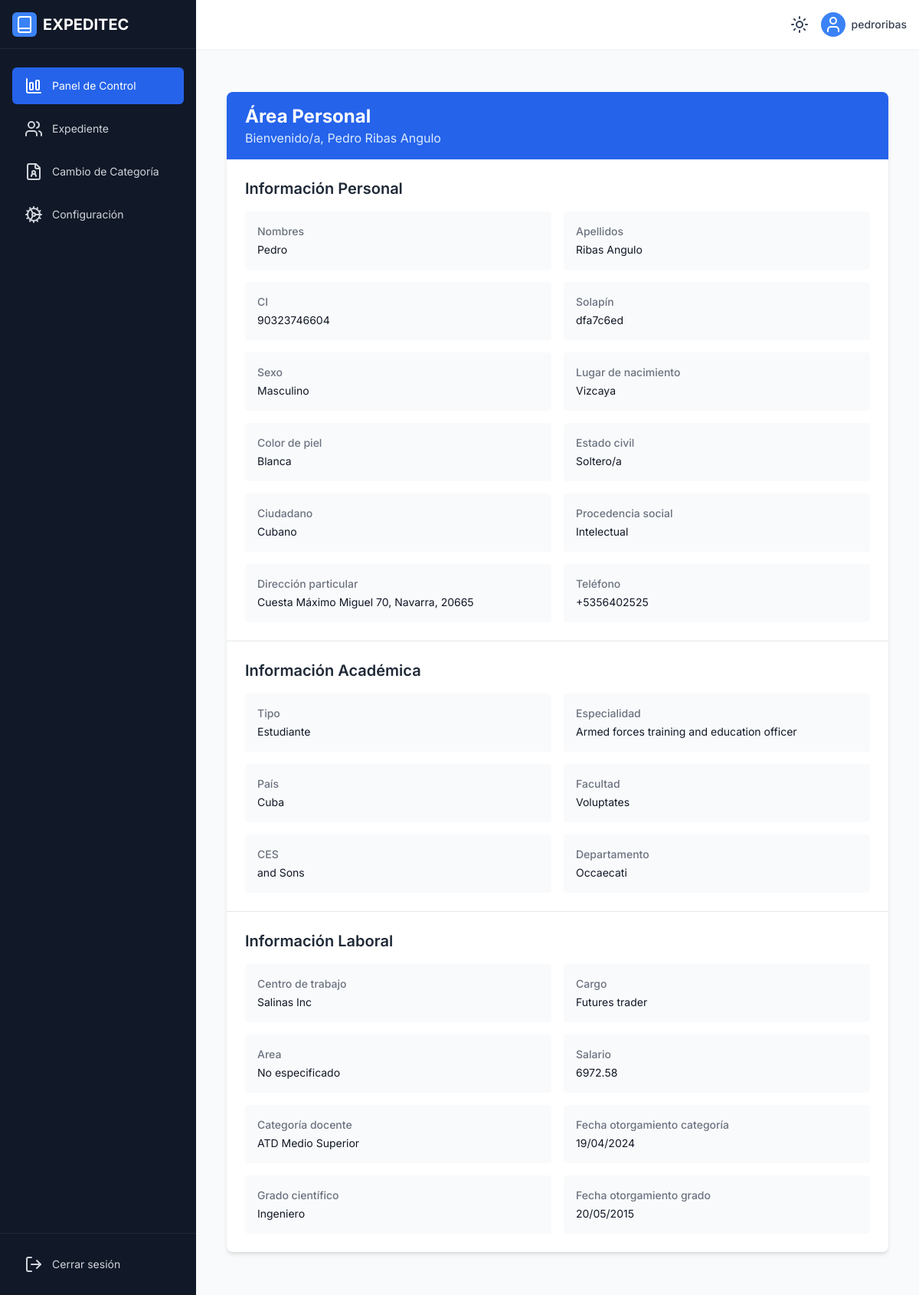
Screenshot of /aspirante/ (signed in) with the database file from the repository.
### Administrador/models.py (models this page shows, shortened)
class Aspirante(models.Model):
    userid = models.OneToOneField(User,on_delete=models.CASCADE,null=False)
    TIPO_CHOICES2 = [
        ('Profesor', 'Profesor'),
        ('Estudiante', 'Estudiante'),
    ]
    tipo = models.CharField(
        max_length=10,
        verbose_name='Tipo de aspirante',
        choices=TIPO_CHOICES2,
        null=False,
    )
    nombres = models.CharField(max_length=100, verbose_name='Nombres')
    primer_apellido = models.CharField(max_length=100, verbose_name='Primer apellido',null=False)
    segundo_apellido = models.CharField(
        max_length=100,
        verbose_name='Segundo apellido',
        blank=True,
        null=True,
    )
    sexo = models.CharField(
        max_length=1,
        verbose_name='Sexo',null=False
    )
    ci = models.CharField(
        max_length=11,
        unique=True,
        verbose_name='Carné de identidad',null=False
    )
    lugar_nacimiento = models.CharField(
        max_length=100,
        verbose_name='Lugar de nacimiento',null=False
    )
    color_piel = models.CharField(
        max_length=10,
        verbose_name='Color de piel',null=False
    )
    estado_civil = models.CharField(
        max_length=10,
        verbose_name='Estado civil',null=False
    )
    ciudadano = models.CharField(
        max_length=100,
        verbose_name='Ciudadano',
        help_text="Solo se permiten letras y espacios",null=False
    )
    procedencia_social = models.CharField(
        max_length=15,
        verbose_name='Procedencia social',null=False
    )
    especialidad = models.CharField(
        max_length=100,
        verbose_name='Especialidad',null=False
    )
    pais = models.CharField(
        max_length=100,
        verbose_name='País',
        help_text="Solo se permiten letras y espacios",null=False
    )
    centro = models.CharField(
        max_length=100,
        verbose_name='Centro de trabajo/estudio',null=False
    )
    cargo = models.CharField(
        max_length=100,
        verbose_name='Cargo',null=False
    )
    area = models.TextField(null=True)
    facultad = models.CharField(
        max_length=100,
        verbose_name='Facultad',null=False
    )
    ces = models.CharField(
        max_length=100,
        verbose_name='CES',null=False
    )
    departamento = models.CharField(
        max_length=100,
        verbose_name='Departamento',null=False
    )
    salario = models.DecimalField(
        max_digits=10,
        decimal_places=2,
        validators=[MinValueValidator(0)],
        verbose_name='Salario',null=False
    )
    categoria_docente = models.CharField(
        max_length=10,
        blank=True,
        null=True,
        verbose_name='Categoría docente'
    )
    fecha_otorgamiento_categoria = models.DateField(
        blank=True,
        null=True,
        verbose_name='Fecha de otorgamiento de categoría'
    )
    direccion = models.TextField(
        max_length=500,
        verbose_name='Dirección particular',null=False
    )
    grado_cientifico = models.CharField(
        max_length=10,
        blank=True,
        null=True,
        verbose_name='Grado científico'
    )
    fecha_otorgamiento_grado = models.DateField(
        blank=True,
        null=True,
        verbose_name='Fecha de otorgamiento de grado científico'
    )
    telefono = models.CharField(
        max_length=20,
        verbose_name='Teléfono',null=False
    )
    solapin = models.CharField(
        max_length=50,
        verbose_name='Solapín',null=False,
        unique=True
    )
    tribunal = models.BooleanField(null=True,default=False)
    class Meta:
        verbose_name = 'Aspirante'
        verbose_name_plural = 'Aspirantes'
        ordering = ['nombres', 'primer_apellido']

### Aspirante/views.py (the view)
# urls.py: path('', views.AspiranteDashboardView.as_view(),name='aspirante_dashboard'),
class AspiranteDashboardView(View):
    def get(self, request):
        try:
            aspirante = Admin_models.Aspirante.objects.get(userid=request.user)
            datos_personales = {
                'Nombres': aspirante.nombres,
                'Apellidos': f"{aspirante.primer_apellido} {aspirante.segundo_apellido or ''}",
                'CI': aspirante.ci,
                'Solapín': aspirante.solapin,
                'Sexo': aspirante.sexo,
                'Lugar de nacimiento': aspirante.lugar_nacimiento,
                'Color de piel': aspirante.color_piel,
                'Estado civil': aspirante.estado_civil,
                'Ciudadano': aspirante.ciudadano,
                'Procedencia social': aspirante.procedencia_social,
                'Dirección particular': aspirante.direccion,
                'Teléfono': aspirante.telefono,
            }
            datos_academicos = {
                'Tipo': aspirante.tipo,
                'Especialidad': aspirante.especialidad,
                'País': aspirante.pais,
                'Facultad': aspirante.facultad,
                'CES': aspirante.ces,
                'Departamento': aspirante.departamento,
            }
            datos_laborales = {
                'Centro de trabajo': aspirante.centro,
                'Cargo': aspirante.cargo,
                'Area':aspirante.area,
                'Salario': f"{aspirante.salario:.2f}",
                'Categoría docente': aspirante.categoria_docente if aspirante.categoria_docente else 'No aplica',
                'Fecha otorgamiento categoría': aspirante.fecha_otorgamiento_categoria.strftime('%d/%m/%Y') if aspirante.fecha_otorgamiento_categoria else 'No aplica',
                'Grado científico': aspirante.grado_cientifico if aspirante.grado_cientifico else 'No aplica',
                'Fecha otorgamiento grado': aspirante.fecha_otorgamiento_grado.strftime('%d/%m/%Y') if aspirante.fecha_otorgamiento_grado else 'No aplica',
            }
            context = {
                'Dashboard':True,
                'aspirante': aspirante,
                'datos_personales': datos_personales,
                'datos_academicos': datos_academicos,
                'datos_laborales': datos_laborales,
                'full_name': f"{aspirante.nombres} {aspirante.primer_apellido} {aspirante.segundo_apellido or ''}",
            }
            return render(request, 'Aspirante/dashboard_aspirante.html', context)
        except Exception as e:
            return Login_views.redirigir_usuario(request)

### template/Aspirante/dashboard_aspirante.html
{% extends 'Aspirante/aspirante_base.html' %}
{% load static %}
{% block contenido %}
<div class="container mx-auto px-4 py-8">
    <div class="bg-white dark:bg-gray-800 rounded-lg shadow-md overflow-hidden transition-colors duration-300">
        <div class="bg-blue-600 dark:bg-blue-800 px-6 py-4">
            <h1 class="text-2xl font-bold text-white">Área Personal</h1>
            <p class="text-blue-100 dark:text-blue-200">Bienvenido/a, {{ full_name }}</p>
        </div>
        <div class="p-6 border-b border-gray-200 dark:border-gray-700">
            <h2 class="text-xl font-semibold mb-4 text-gray-800 dark:text-gray-200">Información Personal</h2>
            <div class="grid grid-cols-1 md:grid-cols-2 gap-4">
                {% for key, value in datos_personales.items %}
                <div class="bg-gray-50 dark:bg-gray-700/50 p-4 rounded transition-colors duration-200 hover:bg-gray-100 dark:hover:bg-gray-700">
                    <p class="text-sm font-medium text-gray-500 dark:text-gray-400">{{ key }}</p>
                    <p class="mt-1 text-sm text-gray-900 dark:text-gray-100">{{ value|default:"No especificado" }}</p>
                </div>
                {% endfor %}
            </div>
        </div>
        <div class="p-6 border-b border-gray-200 dark:border-gray-700">
            <h2 class="text-xl font-semibold mb-4 text-gray-800 dark:text-gray-200">Información Académica</h2>
            <div class="grid grid-cols-1 md:grid-cols-2 gap-4">
                {% for key, value in datos_academicos.items %}
                <div class="bg-gray-50 dark:bg-gray-700/50 p-4 rounded transition-colors duration-200 hover:bg-gray-100 dark:hover:bg-gray-700">
                    <p class="text-sm font-medium text-gray-500 dark:text-gray-400">{{ key }}</p>
                    <p class="mt-1 text-sm text-gray-900 dark:text-gray-100">{{ value|default:"No especificado" }}</p>
                </div>
                {% endfor %}
            </div>
        </div>
        <div class="p-6">
            <h2 class="text-xl font-semibold mb-4 text-gray-800 dark:text-gray-200">Información Laboral</h2>
            <div class="grid grid-cols-1 md:grid-cols-2 gap-4">
                {% for key, value in datos_laborales.items %}
                <div class="bg-gray-50 dark:bg-gray-700/50 p-4 rounded transition-colors duration-200 hover:bg-gray-100 dark:hover:bg-gray-700">
                    <p class="text-sm font-medium text-gray-500 dark:text-gray-400">{{ key }}</p>
                    <p class="mt-1 text-sm text-gray-900 dark:text-gray-100">{{ value|default:"No especificado" }}</p>
                </div>
                {% endfor %}
            </div>
        </div>
    </div>
</div>
{% endblock %}

### template/Aspirante/aspirante_base.html (shortened to what this page needs)
{% extends 'base.html' %}
{% block sidebar %}
    <li>
        <a href="{% url 'aspirante_dashboard' %}">
            <button class="w-full flex items-center rounded-md px-4 py-3 text-sm transition-colors duration-200 text-white
                {% if Dashboard %}
                    bg-blue-600
                {% else %}
                    hover:bg-gray-800 hover:text-white
                {% endif %}">
                <span class="mr-3"></span>
                <span>Panel de Control</span>
            </button>
        </a>
    </li>
    <li>
        <a href="{% url 'expediente_docente' %}">
            <button class="w-full flex items-center rounded-md px-4 py-3 text-sm transition-colors duration-200 text-gray-300
                {% if Expediente %}
                    bg-blue-600
                {% else %}
                    hover:bg-gray-800 hover:text-white
                {% endif %}">
                <span class="mr-3"></span>
                <span>Expediente</span>
            </button>
        </a>
    </li>
    <li>
        <a href="{% url 'cambio_categoria' %}">
            <button class="w-full flex items-center rounded-md px-4 py-3 text-sm transition-colors duration-200 text-gray-300
                {% if Cambio_categoria %}
                    bg-blue-600
                {% else %}
                    hover:bg-gray-800 hover:text-white
                {% endif %}">
                <span class="mr-3"></span>
                <span>Cambio de Categoría</span>
            </button>
        </a>
    </li>
    <li>
        <a href="{% url 'configuracion' %}">
            <button class="w-full flex items-center rounded-md px-4 py-3 text-sm transition-colors duration-200 text-gray-300
                {% if Configuracion %}
                    bg-blue-600
                {% else %}
                    hover:bg-gray-800 hover:text-white
                {% endif %}">
                <span class="mr-3"></span>
                <span>Configuración</span>
            </button>
        </a>
    </li>
{% endblock sidebar %}

### template/base.html (shortened to what this page needs)
<!DOCTYPE html>
<html lang="es" class="light">
<head>
    <script src="https://cdn.tailwindcss.com"></script>
</head>
<body>
    <div id="root">
        <div class="h-screen flex flex-col bg-gray-50 dark:bg-gray-900 transition-colors duration-200">
            <header class="sticky top-0 z-30 flex h-16 items-center justify-between bg-white dark:bg-gray-800 px-4 shadow-sm transition-colors duration-200">
                <div class="flex items-center space-x-2">
                    <button id="theme-toggle" class="p-2 rounded-full transition-colors duration-200 focus:outline-none focus:ring-2 focus:ring-blue-500 dark:focus:ring-blue-400 hover:bg-gray-100 dark:hover:bg-gray-700" aria-label="Cambiar tema">
                        <span id="theme-icon" class="w-5 h-5 text-slate-700 dark:text-slate-400">
                        </span>
                    </button>
                    <div class="relative ml-3">
                        <button class="flex items-center">
                            <div class="h-8 w-8 rounded-full bg-blue-500 flex items-center justify-center text-white">
                                <svg xmlns="http://www.w3.org/2000/svg" width="24" height="24" viewBox="0 0 24 24" fill="none" stroke="currentColor" stroke-width="2" stroke-linecap="round" stroke-linejoin="round" class="lucide lucide-user-icon lucide-user"><path d="M19 21v-2a4 4 0 0 0-4-4H9a4 4 0 0 0-4 4v2"/><circle cx="12" cy="7" r="4"/></svg>
                            </div>
                            <span class="ml-2 hidden md:block text-sm font-medium text-gray-700 dark:text-gray-300">
                                {{request.user}}
                            </span>
                        </button>
                    </div>
                </div>
            </header>
            <div class="flex flex-1 overflow-hidden">
                <aside id="sidebar" class="fixed top-0 left-0 z-50 h-full w-64 transform bg-gray-900 text-white transition-transform duration-300 ease-in-out lg:translate-x-0 lg:z-30 -translate-x-full">
                    <div class="flex h-16 items-center justify-between border-b border-gray-800 px-4">
                        <div class="flex items-center">
                            <div class="h-8 w-8 rounded-md bg-blue-500 flex items-center justify-center">
                            </div>
                            <span class="ml-2 text-xl font-bold">EXPEDITEC</span>
                        </div>
                    </div>
                    <nav class="mt-6 px-4">
                        <ul class="space-y-2">
                            {% block sidebar %}
                            {% endblock sidebar %}
                        </ul>
                    </nav>
                    <div class="absolute bottom-0 left-0 right-0 border-t border-gray-800 p-4">
                        <a href="{% url 'logout' %}">
                            <button class="flex w-full items-center rounded-md px-4 py-3 text-sm text-gray-300 hover:bg-gray-800 hover:text-white transition-colors duration-200">
                                <span class="ml-3">Cerrar sesión</span>
                            </button>
                        </a>
                    </div>
                </aside>
                <main class="flex-1 overflow-auto p-4 lg:p-6 transition-all duration-300 lg:ml-64">
                    {% block contenido %}
                    {% endblock contenido %}
                </main>
            </div>
        </div>
    </div>
</body>
</html>

### template/base.html (style rules this page uses)
body { font-family: 'Inter', sans-serif; margin: 0; padding: 0; }
.transition-all { transition-property: all; transition-timing-function: cubic-bezier(0.4, 0, 0.2, 1); transition-duration: 200ms; }

### rows the page displays
Aspirante: datos_personales "Pedro" "90323746604" "dfa7c6ed" "Masculino" "Vizcaya" "Blanca" "Soltero/a" "Cubano" "Intelectual" "Cuesta Máximo Miguel 70, Navarra, 20665" "+5356402525", datos_academicos "Estudiante" "Armed forces training and education officer" "Cuba" "Voluptates" "and Sons" "Occaecati", datos_laborales "Salinas Inc" "Futures trader" "ATD Medio Superior" "Ingeniero"

### other values shown
{{ request.user }} "pedroribas"
{{ full_name }} "Pedro Ribas Angulo"
{{ key }} "Nombres" "Apellidos" "CI" "Solapín" "Sexo" "Lugar de nacimiento" "Color de piel" "Estado civil" "Ciudadano" "Procedencia social" "Dirección particular" "Teléfono"
{{ value|default:"No especificado" }} "Ribas Angulo"
{{ key }} "Tipo" "Especialidad" "País" "Facultad" "CES" "Departamento"
{{ key }} "Centro de trabajo" "Cargo" "Area" "Salario" "Categoría docente" "Fecha otorgamiento categoría" "Grado científico" "Fecha otorgamiento grado"
{{ value|default:"No especificado" }} "No especificado" "6972.58" "19/04/2024" "20/05/2015"
